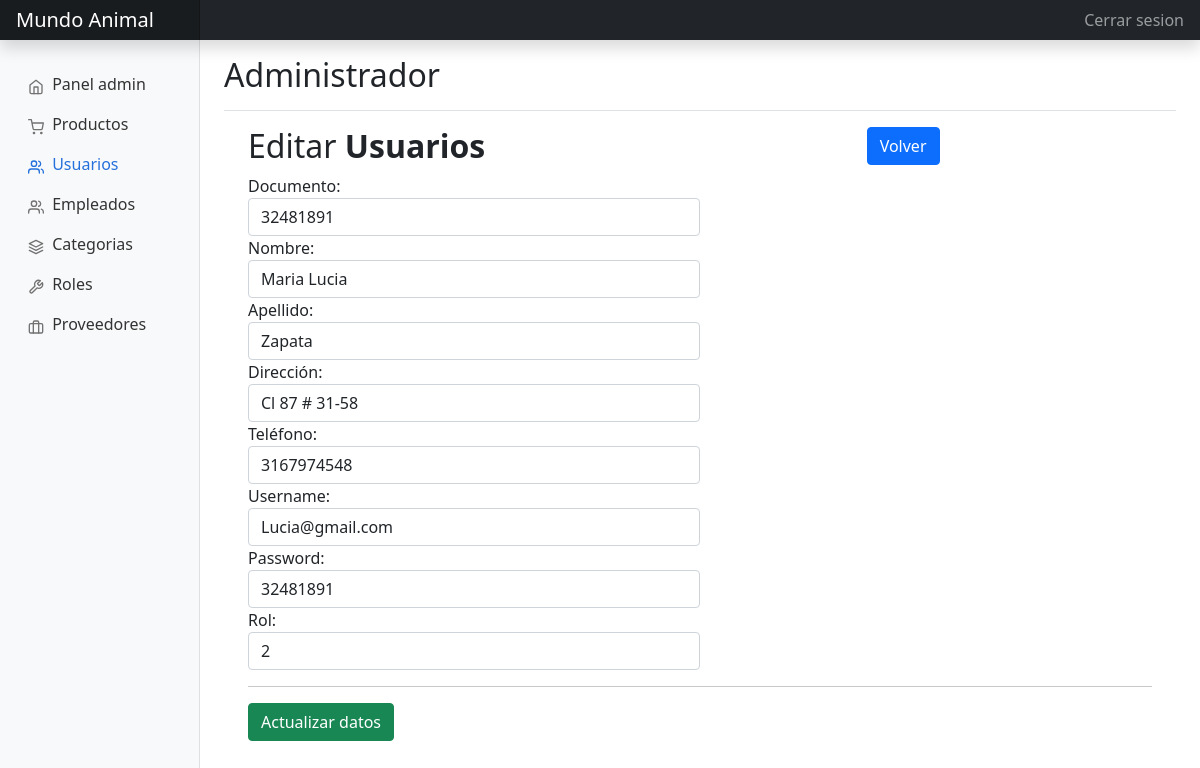
/crud/updateUser.php?documento=32481891, run on the app's committed database.
### tables this page shows
CREATE TABLE usuarios (
  documento INT PRIMARY KEY NOT NULL,
  nombre VARCHAR(45) NOT NULL,
  apellido VARCHAR(45) NOT NULL,
  telefono VARCHAR(45) NOT NULL,
  direccion VARCHAR(45) NOT NULL,
  username VARCHAR(45) NOT NULL,
  password VARCHAR(45) NOT NULL,
  rol_id INT NOT NULL,
  tokenUser VARCHAR(100));

### db/database.php (called while the page is built, shortened)
<?php
	class Database{
		private $con;
		private $dbhost="localhost";
		private $dbuser="root";
		private $dbpass="root";
		private $dbname="mundoanimal";
		public function connect_db(){
			$this->con = mysqli_connect($this->dbhost, $this->dbuser, $this->dbpass, $this->dbname);
		}
        public function single_record($documento){
			$sql = "SELECT * FROM usuarios where documento='$documento'";
			$res = mysqli_query($this->con, $sql);
				$return = mysqli_fetch_object($res );
					return $return ;
		}
}
?>

### crud/updateUser.php (the view, shortened to what this page needs)
<?php
if (isset($_GET['documento'])) {
  $documento = intval($_GET['documento']);
} else {
  header("location:user.php");
}
?>
<!doctype html>
<html lang="en">
<head>
  <link href="https://cdn.jsdelivr.net/npm/bootstrap@5.1.3/dist/css/bootstrap.min.css" rel="stylesheet">
  <link href="../css/dashboard.css" rel="stylesheet">
  <link href="https://cdn.jsdelivr.net/npm/bootstrap@5.1.3/dist/css/bootstrap.min.css" rel="stylesheet">
</head>
<body>
  <header class="navbar navbar-dark sticky-top bg-dark flex-md-nowrap p-0 shadow">
    <a class="navbar-brand col-md-3 col-lg-2 me-0 px-3" href="#">Mundo Animal</a>
    <div class="navbar-nav">
      <div class="nav-item text-nowrap">
        <a class="nav-link px-3" href="../view/logout.php">Cerrar sesion</a>
      </div>
    </div>
  </header>
  <div class="container-fluid">
    <div class="row">
      <nav id="sidebarMenu" class="col-md-3 col-lg-2 d-md-block bg-light sidebar collapse">
        <div class="position-sticky pt-3">
          <ul class="nav flex-column">
            <li class="nav-item">
              <a class="nav-link" href="../view/admin.php">
                <span data-feather="home"></span>
                Panel admin
              </a>
            </li>
            <li class="nav-item">
              <a class="nav-link" href="../view/productos.php">
                <span data-feather="shopping-cart"></span>
                Productos
              </a>
            </li>
            <li class="nav-item">
              <a class="nav-link active" href="../view/user.php">
                <span data-feather="users"></span>
                Usuarios
              </a>
            </li>
            <li class="nav-item">
              <a class="nav-link" href="../view/empleados.php">
                <span data-feather="users"></span>
                Empleados
              </a>
            </li>
            <li class="nav-item">
              <a class="nav-link" href="../view/categoria.php">
                <span data-feather="layers"></span>
                Categorias
              </a>
            </li>
            <li class="nav-item">
              <a class="nav-link" href="../view/roles.php">
                <span data-feather="tool"></span>
                Roles
              </a>
            </li>
            <li class="nav-item">
              <a class="nav-link" href="../view/proveedores.php">
                <span data-feather="briefcase"></span>
                Proveedores
              </a>
            </li>
          </ul>
        </div>
      </nav>
      <main class="col-md-9 ms-sm-auto col-lg-10 px-md-4">
        <div class="d-flex justify-content-between flex-wrap flex-md-nowrap align-items-center pt-3 pb-2 mb-3 border-bottom">
          <h1 class="h2">Administrador</h1>
        </div>
        <div class="container">
          <div class="table-wrapper">
            <div class="table-title">
              <div class="row">
                <div class="col-sm-8">
                  <h2>Editar <b>Usuarios</b></h2>
                </div>
                <div class="col-sm-4">
                  <a href="../view/user.php" class="btn btn-primary"><i class="fa fa-arrow-left"></i> Volver</a>
                </div>
              </div>
            </div>
            <?php
            include("../db/database.php");
            $clientes = new Database();
            ?>
            <?php
            $datos_cliente = $clientes->single_record($documento);
            ?>
            <div class="row">
              <form method="post">
                <div class="col-md-6">
                  <label>Documento:</label>
                  <input type="number" name="documento" id="documento" class='form-control' maxlength="15" required value="<?php echo $datos_cliente->documento; ?>">
                </div>
                <div class="col-md-6">
                  <label>Nombre:</label>
                  <input type="text" name="nombre" id="nombre" class='form-control' maxlength="100" required value="<?php echo $datos_cliente->nombre; ?>">
                </div>
                <div class="col-md-6">
                  <label>Apellido:</label>
                  <input type="text" name="apellido" id="apellido" class='form-control' maxlength="100" required value="<?php echo $datos_cliente->apellido; ?>">
                </div>
                <div class="col-md-6">
                  <label>Dirección:</label>
                  <input type="text" name="direccion" id="direccion" class='form-control' maxlength="100" required value="<?php echo $datos_cliente->direccion; ?>">
                </div>
                <div class="col-md-6">
                  <label>Teléfono:</label>
                  <input type="text" name="telefono" id="telefono" class='form-control' maxlength="15" required value="<?php echo $datos_cliente->telefono; ?>">
                </div>
                <div class="col-md-6">
                  <label>Username:</label>
                  <input type="email" name="username" id="username" class='form-control' maxlength="64" required value="<?php echo $datos_cliente->username; ?>">
                </div>
                <div class="col-md-6">
                  <label>Password:</label>
                  <input type="text" name="password" id="password" class='form-control' maxlength="64" required value="<?php echo $datos_cliente->password; ?>">
                </div>
                <div class="col-md-6">
                  <label>Rol:</label>
                  <input type="number" name="rol_id" id="rol_id" class='form-control' maxlength="64" required value="<?php echo $datos_cliente->rol_id; ?>">
                </div>
                <div>
                  <hr>
                  <button type="submit" class="btn btn-success">Actualizar datos</button>
                </div>
              </form>
            </div>
          </div>
        </div>
      </main>
    </div>
  </div>
</body>
</html>

### css/dashboard.css (style rules this page uses)
body { font-size: .875rem; }
.feather { width: 16px; height: 16px; vertical-align: text-bottom; }
.sidebar { position: fixed; top: 0; bottom: 0; left: 0; z-index: 100; padding: 48px 0 0; box-shadow: inset -1px 0 0 rgba(0, 0, 0, .1); }
.sidebar .nav-link { font-weight: 500; color: #333; }
.sidebar .nav-link .feather { margin-right: 4px; color: #727272; }
.sidebar .nav-link.active { color: #2470dc; }
.sidebar .nav-link:hover .feather, .sidebar .nav-link.active .feather { color: inherit; }
.navbar-brand { padding-top: .75rem; padding-bottom: .75rem; font-size: 1rem; background-color: rgba(0, 0, 0, .25); box-shadow: inset -1px 0 0 rgba(0, 0, 0, .25); }

### data on the page
usuarios: documento "32481891", nombre "Maria Lucia", apellido "Zapata", direccion "Cl 87 # 31-58", telefono "3167974548", username "Lucia@gmail.com", password "32481891", rol_id "2"
